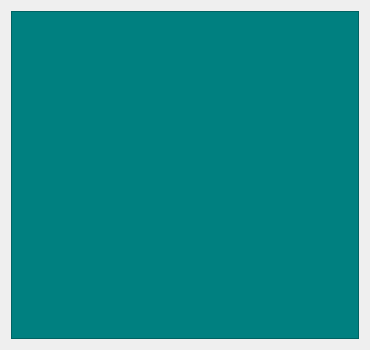
<?xml version="1.0" encoding="UTF-8"?>
<ui version="4.0">
 <class>Form</class>
 <widget class="QWidget" name="Form">
  <property name="geometry">
   <rect>
    <x>0</x>
    <y>0</y>
    <width>370</width>
    <height>350</height>
   </rect>
  </property>
  <property name="windowTitle">
   <string>Form</string>
  </property>
  <layout class="QVBoxLayout" name="verticalLayout">
   <item>
    <widget class="QFrame" name="frame">
     <property name="styleSheet">
      <string notr="true">background-color: teal;</string>
     </property>
     <property name="frameShape">
      <enum>QFrame::StyledPanel</enum>
     </property>
     <property name="frameShadow">
      <enum>QFrame::Raised</enum>
     </property>
    </widget>
   </item>
  </layout>
 </widget>
 <resources/>
 <connections/>
</ui>
